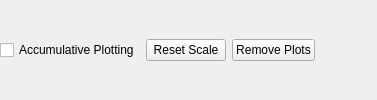
        <widget class="QFrame" name="frame">
         <property name="frameShape">
          <enum>QFrame::NoFrame</enum>
         </property>
         <property name="frameShadow">
          <enum>QFrame::Plain</enum>
         </property>
         <layout class="QHBoxLayout" name="horizontalLayout_2">
          <property name="leftMargin">
           <number>0</number>
          </property>
          <property name="topMargin">
           <number>0</number>
          </property>
          <property name="bottomMargin">
           <number>0</number>
          </property>
          <item>
           <widget class="QCheckBox" name="CheckPlotAcc">
            <property name="whatsThis">
             <string>&lt;html&gt;&lt;head/&gt;&lt;body&gt;&lt;p&gt;Draw plots on top of each other. This may cause your computer to become slower if too many spectra are displayed. Use &amp;quot;Reset Plot&amp;quot; occasionally.&lt;/p&gt;&lt;/body&gt;&lt;/html&gt;</string>
            </property>
            <property name="text">
             <string>Accumulative Plotting</string>
            </property>
           </widget>
          </item>
          <item>
           <widget class="QPushButton" name="cmdResetScale">
            <property name="text">
             <string>Reset Scale</string>
            </property>
           </widget>
          </item>
          <item>
           <widget class="QPushButton" name="pushClearPlot">
            <property name="whatsThis">
             <string>&lt;html&gt;&lt;head/&gt;&lt;body&gt;&lt;p&gt;Remove all plots from the current view&lt;/p&gt;&lt;/body&gt;&lt;/html&gt;</string>
            </property>
            <property name="text">
             <string>Remove Plots</string>
            </property>
            <property name="autoDefault">
             <bool>false</bool>
            </property>
           </widget>
          </item>
          <item>
           <widget class="QLabel" name="lblFake">
            <property name="sizePolicy">
             <sizepolicy hsizetype="Fixed" vsizetype="Fixed">
              <horstretch>0</horstretch>
              <verstretch>0</verstretch>
             </sizepolicy>
            </property>
            <property name="minimumSize">
             <size>
              <width>5</width>
              <height>0</height>
             </size>
            </property>
            <property name="maximumSize">
             <size>
              <width>5</width>
              <height>16777215</height>
             </size>
            </property>
            <property name="text">
             <string/>
            </property>
           </widget>
          </item>
          <item>
           <spacer name="horizontalSpacer">
            <property name="orientation">
             <enum>Qt::Horizontal</enum>
            </property>
            <property name="sizeHint" stdset="0">
             <size>
              <width>40</width>
              <height>20</height>
             </size>
            </property>
           </spacer>
          </item>
         </layout>
        </widget>
